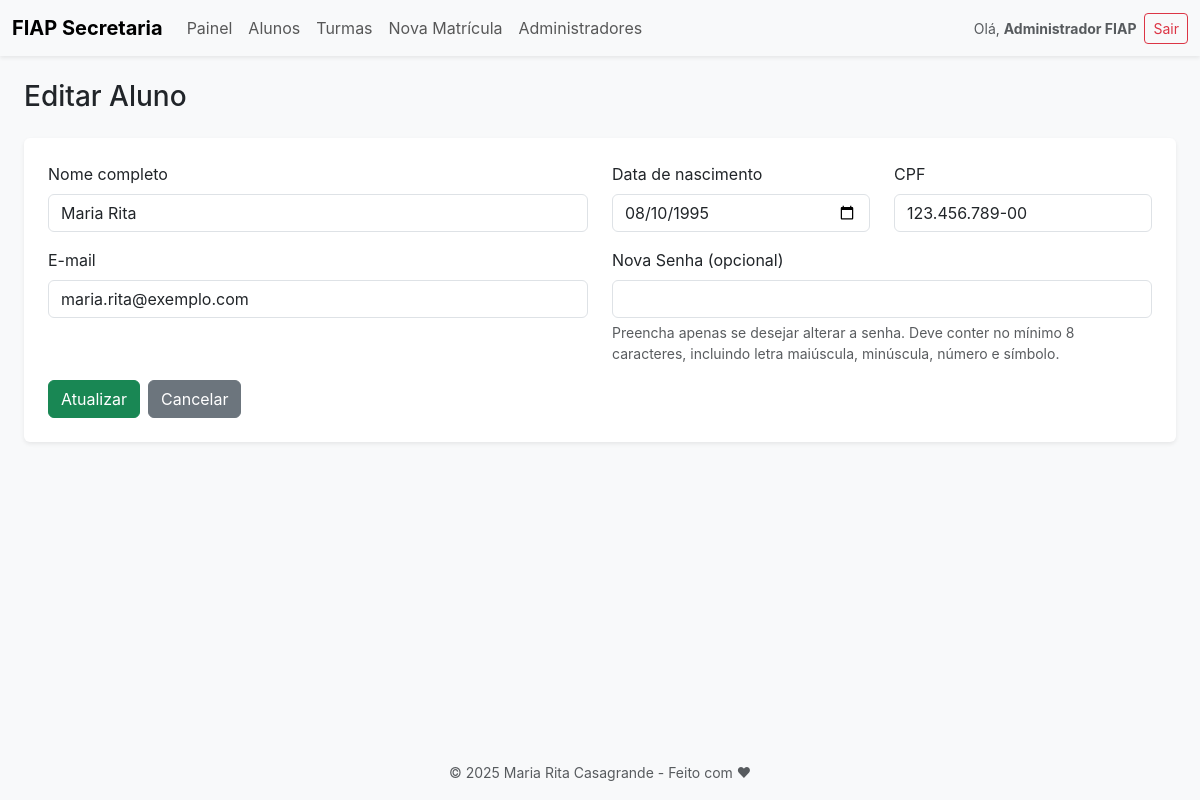
The page /index.php?page=alunos&action=editar&id=1 (signed in) on the database as committed earlier.
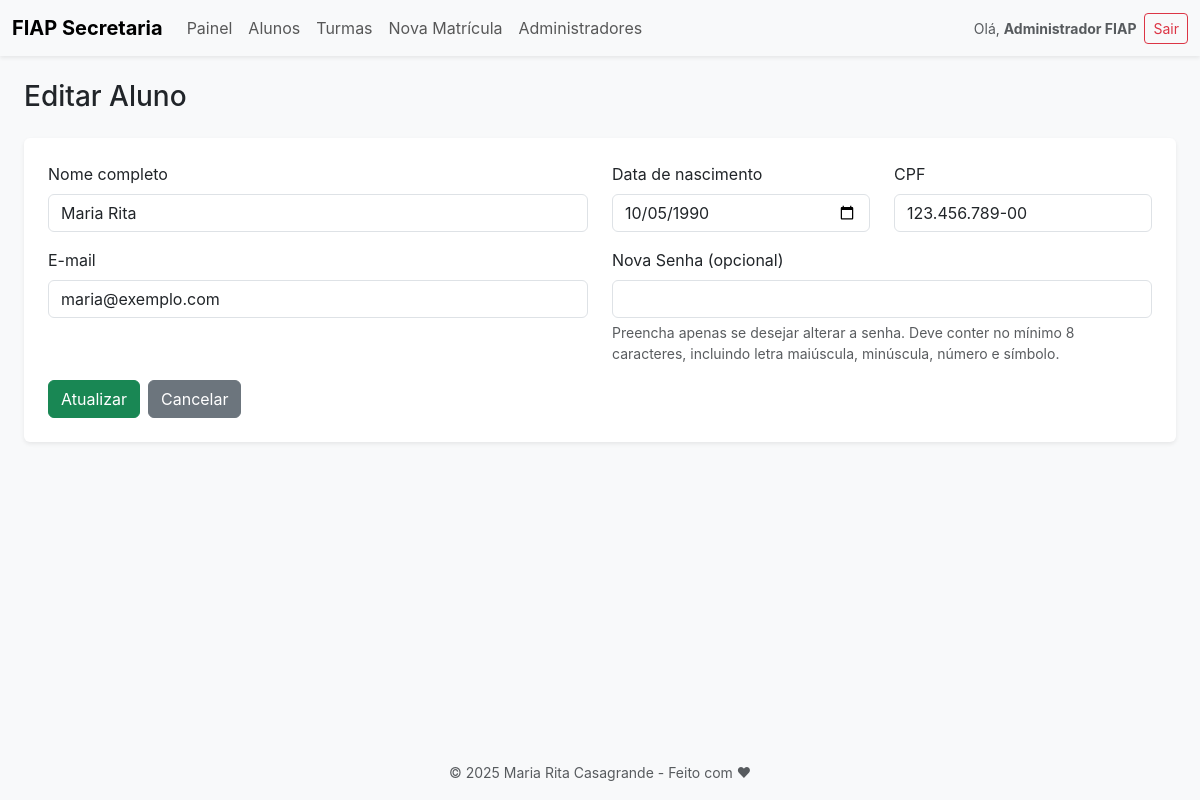
The same page on the database as committed later.
### tables this page shows
CREATE TABLE alunos (
    id INT AUTO_INCREMENT PRIMARY KEY,
    nome VARCHAR(100) NOT NULL,
    data_nascimento DATE NOT NULL,
    cpf VARCHAR(14) NOT NULL UNIQUE,
    email VARCHAR(100) NOT NULL UNIQUE,
    senha VARCHAR(255) NOT NULL,
    criado_em TIMESTAMP DEFAULT CURRENT_TIMESTAMP
);

### controllers/AlunoController.php (called while the page is built, shortened)
<?php
require_once BASE_PATH . '/models/Aluno.php';
class AlunoController
{
    private $model;
    public function __construct()
    {
        $this->model = new Aluno();
    }
    public function editar()
    {
        $aluno = $this->model->buscarPorId($_GET['id']);
        $erro = null;
        include BASE_PATH . '/views/alunos/editar.php';
    }
}

### models/Aluno.php (called while the page is built, shortened)
<?php
class Aluno
{
    public function buscarPorId($id)
    {
        $conn = (new Database())->connect();
        $stmt = $conn->prepare("SELECT * FROM alunos WHERE id = :id");
        $stmt->bindValue(':id', $id, PDO::PARAM_INT);
        $stmt->execute();
        return $stmt->fetch(PDO::FETCH_ASSOC);
    }
}

### views/alunos/editar.php (the view, shortened to what this page needs)
<!DOCTYPE html>
<html lang="pt-br">
<head>
    <link href="https://cdn.jsdelivr.net/npm/bootstrap@5.3.0/dist/css/bootstrap.min.css" rel="stylesheet">
</head>
<body class="bg-light">
    <?php include BASE_PATH . '/views/partials/header.php'; ?>
    <div class="container-fluid px-4">
        <h1 class="mb-4 fs-3">Editar Aluno</h1>
        <form method="POST" action="index.php?page=alunos&action=atualizar"
            class="bg-white p-4 rounded shadow-sm needs-validation" novalidate>
            <div class="row mb-3">
                <div class="col-md-6">
                    <label for="nome" class="form-label">Nome completo</label>
                    <input type="text" class="form-control" id="nome" name="nome" required minlength="3"
                        value="<?= htmlspecialchars($aluno['nome']) ?>">
                </div>
                <div class="col-md-3">
                    <label for="data_nascimento" class="form-label">Data de nascimento</label>
                    <input type="date" class="form-control" id="data_nascimento" name="data_nascimento" required
                        value="<?= htmlspecialchars($aluno['data_nascimento']) ?>">
                </div>
                <div class="col-md-3">
                    <label for="cpf" class="form-label">CPF</label>
                    <input type="text"
                        class="form-control <?= (!empty($erro) && stripos($erro, 'cpf') !== false) ? 'is-invalid' : '' ?>"
                        id="cpf" name="cpf" required value="<?= htmlspecialchars($aluno['cpf']) ?>">
                </div>
            </div>
            <div class="row mb-3">
                <div class="col-md-6">
                    <label for="email" class="form-label">E-mail</label>
                    <input type="email"
                        class="form-control <?= (!empty($erro) && stripos($erro, 'email') !== false) ? 'is-invalid' : '' ?>"
                        id="email" name="email" required value="<?= htmlspecialchars($aluno['email']) ?>">
                </div>
                <div class="col-md-6">
                    <label for="senha" class="form-label">Nova Senha (opcional)</label>
                    <input type="password"
                        class="form-control <?= (!empty($erro) && stripos($erro, 'senha') !== false) ? 'is-invalid' : '' ?>"
                        id="senha" name="senha" pattern="(?=.*[a-z])(?=.*[A-Z])(?=.*\d)(?=.*\W).{8,}">
                    <div class="form-text">
                        Preencha apenas se desejar alterar a senha. Deve conter no mínimo 8 caracteres, incluindo letra
                        maiúscula, minúscula, número e símbolo.
                    </div>
                </div>
            </div>
            <div class="d-flex flex-wrap gap-2">
                <button type="submit" class="btn btn-success">Atualizar</button>
                <a href="index.php?page=alunos&action=listar" class="btn btn-secondary">Cancelar</a>
            </div>
        </form>
    </div>
    <?php include BASE_PATH . '/views/partials/footer.php'; ?>
</body>
</html>

Rows that differ between the two databases and show on the page:
changed alunos "Maria Rita": data_nascimento "08/10/1995" → "10/05/1990"; email "maria.rita@exemplo.com" → "maria@exemplo.com"
